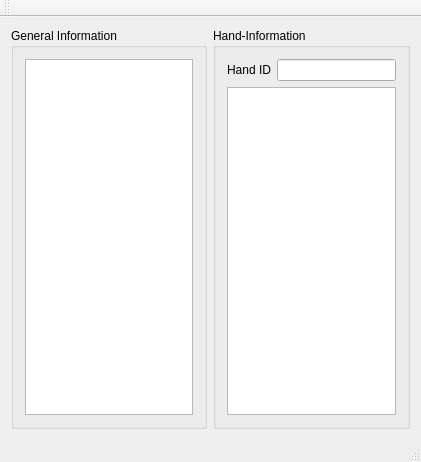
<?xml version="1.0" encoding="UTF-8"?>
<ui version="4.0">
 <class>MainWindow</class>
 <widget class="QMainWindow" name="MainWindow">
  <property name="geometry">
   <rect>
    <x>0</x>
    <y>0</y>
    <width>421</width>
    <height>462</height>
   </rect>
  </property>
  <property name="windowTitle">
   <string>MainWindow</string>
  </property>
  <widget class="QWidget" name="centralWidget">
   <layout class="QHBoxLayout" name="horizontalLayout_2">
    <item>
     <widget class="QGroupBox" name="groupBox">
      <property name="title">
       <string>General Information</string>
      </property>
      <layout class="QVBoxLayout" name="verticalLayout_3">
       <item>
        <widget class="QPlainTextEdit" name="plainTextEditGeneralInformation"/>
       </item>
      </layout>
     </widget>
    </item>
    <item>
     <widget class="QGroupBox" name="groupBox_2">
      <property name="title">
       <string>Hand-Information</string>
      </property>
      <layout class="QVBoxLayout" name="verticalLayout_2">
       <item>
        <layout class="QHBoxLayout" name="horizontalLayout">
         <item>
          <widget class="QLabel" name="label">
           <property name="text">
            <string>Hand ID</string>
           </property>
          </widget>
         </item>
         <item>
          <widget class="QLineEdit" name="lineEditHandId"/>
         </item>
        </layout>
       </item>
       <item>
        <widget class="QPlainTextEdit" name="plainTextEditHandInformation"/>
       </item>
      </layout>
     </widget>
    </item>
   </layout>
  </widget>
  <widget class="QMenuBar" name="menuBar">
   <property name="geometry">
    <rect>
     <x>0</x>
     <y>0</y>
     <width>421</width>
     <height>22</height>
    </rect>
   </property>
  </widget>
  <widget class="QToolBar" name="mainToolBar">
   <attribute name="toolBarArea">
    <enum>TopToolBarArea</enum>
   </attribute>
   <attribute name="toolBarBreak">
    <bool>false</bool>
   </attribute>
  </widget>
  <widget class="QStatusBar" name="statusBar"/>
 </widget>
 <layoutdefault spacing="6" margin="11"/>
 <resources/>
 <connections/>
</ui>
